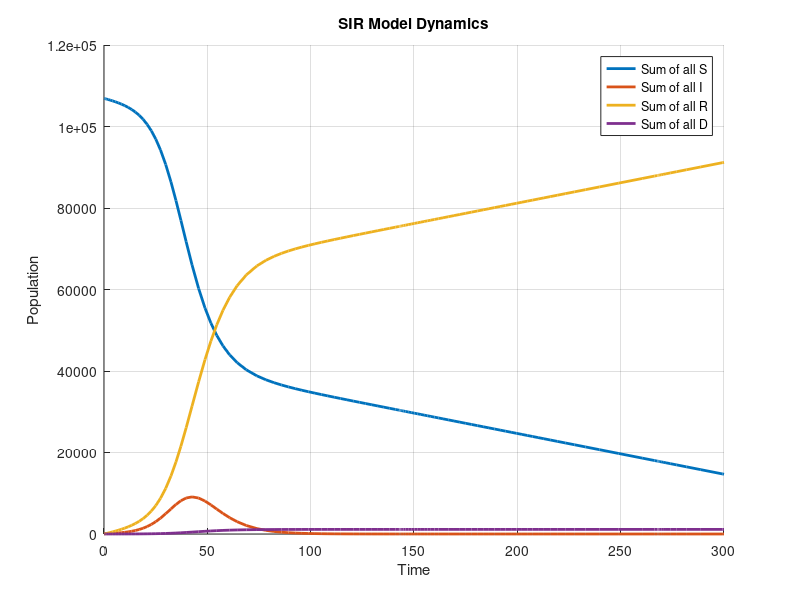

This chart was generated by the following MATLAB code:
% SIR Model
close all
clc
clear

% Define the system of ODEs in a separate file named myThreeODE.m
function dydt = myODE(t, y)
    S_1 = y(1);
    S_2 = y(2);
    S_3 = y(3);
    S_4 = y(4);
    I_1 = y(5);
    I_2 = y(6);
    I_3 = y(7);
    I_4 = y(8);
    R_1 = y(9);
    R_2 = y(10);
    R_3 = y(11);
    R_4 = y(12);
    D_1 = y(13);
    D_2 = y(14);
    D_3 = y(15);
    D_4 = y(16);

    beta_1 = 2.5e-6; % infection likelihood 2.8e-4*2.5
    beta_2 = 5e-6; %1.87e-5*2.5
    beta_3 = 3e-6; %9.35e-6*2.5
    beta_4 = 5e-7; % 4.67e-6*2.5
    gamma_1 = 0.9987/5; % recovery rate from Omega
    gamma_2 = 0.997/5;
    gamma_3 = 0.957/5;
    gamma_4 = 0.886/5;
    nat_death_1 = 0; %0.0015/365; % natural death rate
    nat_death_2 = 0; %0.0016/365;
    nat_death_3 = 0; %0.0076/365;
    nat_death_4 = 0; %0.0755/365;
    I = I_1 + I_2 + I_3 + I_4;
    V = 3000/30;
    V_1 = 0;
    V_2 = 0;
    V_3 = 0;
    V_4 = 0;
    if S_4 > V
        V_4 = V;
    elseif S_3 > V
        V_3 = V;
    elseif S_2 > V
        V_2 = V;
    elseif S_1 > V
        V_1 = V;
    end
    dydt = [-1*beta_1*S_1 * I-1*nat_death_1*(S_1)-V_1;
        -1*beta_2*S_2 * I-1*nat_death_2*(S_2)-V_2;
        -1*beta_3*S_3 * I-1*nat_death_3*(S_3)-V_3;
        -1*beta_4*S_4 * I-1*nat_death_4*(S_4)-V_4;
        beta_1*I*S_1 - gamma_1*I_1 - nat_death_1*I_1 - ((1-gamma_1*5)/5)*I_1;
        beta_2*I*S_2 - gamma_2*I_2 - nat_death_2*I_2 - ((1-gamma_2*5)/5)*I_2;
        beta_3*I*S_3 - gamma_3*I_3 - nat_death_3*I_3 - ((1-gamma_3*5)/5)*I_3;
        beta_4*I*S_4 - gamma_4*I_4 - nat_death_4*I_4 - ((1-gamma_4*5)/5)*I_4;
        gamma_1*I_1 - nat_death_1*R_1+V_1;
        gamma_2*I_2 - nat_death_2*R_2+V_2;
        gamma_3*I_3 - nat_death_3*R_3+V_3;
        gamma_4*I_4 - nat_death_4*R_4+V_4;
        nat_death_1*(S_1+I_1+R_1)+((1-gamma_1*5)/5)*I_1;
        nat_death_2*(S_2+I_2+R_2)+((1-gamma_2*5)/5)*I_2;
        nat_death_3*(S_3+I_3+R_3)+((1-gamma_3*5)/5)*I_3;
        nat_death_4*(S_4+I_4+R_4)+((1-gamma_4*5)/5)*I_4;];
end

% Main script
tspan = [0 300]; % Time span
I_0 = 100;
N_total = 107000;
N_0 = N_total - I_0;
y0 = [N_0*0.2; N_0*0.35; N_0*0.3; N_0*0.15; I_0*0.25; I_0*0.25; I_0*0.25; I_0*0.25; 0; 0; 0; 0; 0; 0; 0; 0]; % Initial conditions

% Solve the system of ODEs
[t, y] = ode23(@myODE, tspan, y0);

% Plot the results
figure;
hold on;
% plot(t, y(:, 1), 'b','Linewidth',2, 'DisplayName', 'S_1 (Susceptible 1)');
% plot(t, y(:, 2), 'g', 'Linewidth', 2, 'DisplayName', 'S_2 (Susceptible 2)');
% plot(t, y(:, 3), 'r', 'Linewidth', 2, 'DisplayName', 'S_3 (Susceptible 3)');
% plot(t, y(:, 4), 'c', 'Linewidth', 2, 'DisplayName', 'S_4 (Susceptible 4)');
% plot(t, y(:, 5), 'b--', 'Linewidth', 2, 'DisplayName', 'I_1 (Infected 1)');
% plot(t, y(:, 6), 'g--', 'Linewidth', 2, 'DisplayName', 'I_2 (Infected 2)');
% plot(t, y(:, 7), 'r--', 'Linewidth', 2, 'DisplayName', 'I_3 (Infected 3)');
% plot(t, y(:, 8), 'c--', 'Linewidth', 2, 'DisplayName', 'I_4 (Infected 4)');
% plot(t, y(:, 9), 'b:', 'Linewidth', 2, 'DisplayName', 'R_1 (Recovered 1)');
% plot(t, y(:, 10), 'g:', 'Linewidth', 2, 'DisplayName', 'R_2 (Recovered 2)');
% plot(t, y(:, 11), 'r:', 'Linewidth', 2, 'DisplayName', 'R_3 (Recovered 3)');
% plot(t, y(:, 12), 'c:', 'Linewidth', 2, 'DisplayName', 'R_4 (Recovered 4)');
% plot(t, y(:, 13), 'b-.', 'Linewidth', 2, 'DisplayName', 'D_1 (Dead 1)');
% plot(t, y(:, 14), 'g-.', 'Linewidth', 2, 'DisplayName', 'D_2 (Dead 2)');
% plot(t, y(:, 15), 'r-.', 'Linewidth', 2, 'DisplayName', 'D_3 (Dead 3)');
% plot(t, y(:, 16), 'c-.', 'Linewidth', 2, 'DisplayName', 'D_4 (Dead 4)');
% Validation
S_sum = y(:, 1) + y(:, 2) + y(:, 3) + y(:, 4);
I_sum = y(:, 5) + y(:, 6) + y(:, 7) + y(:, 8);
R_sum = y(:, 9) + y(:, 10) + y(:, 11) + y(:, 12);
D_sum = y(:, 13) + y(:, 14) + y(:, 15) + y(:, 16);
sum_of_sums = S_sum + I_sum + R_sum + D_sum;

disp("Deaths: " + D_sum(end))
disp("Max I: " + max(I_sum))
total_infected = R_sum(end) + I_sum(end) + D_sum(end) - 3000*(300/30);
disp("Total I: " + total_infected)

% plot(t,sum_of_sums, 'Linewidth', 2, 'DisplayName', 'Sum of all graphs')
plot(t,S_sum, 'Linewidth', 2, 'DisplayName', 'Sum of all S')
plot(t,I_sum, 'Linewidth', 2, 'DisplayName', 'Sum of all I')
plot(t,R_sum, 'Linewidth', 2, 'DisplayName', 'Sum of all R')
plot(t,D_sum, 'Linewidth', 2, 'DisplayName', 'Sum of all D')
round(sum_of_sums - N_total);    % This sum should be equal to 0
% plot(t, sum_of_sums, 'c-.', 'Linewidth', 2, 'Sum of sums');
hold off;

xlabel('Time');
ylabel('Population');
title('SIR Model Dynamics');
legend show;
grid on;

